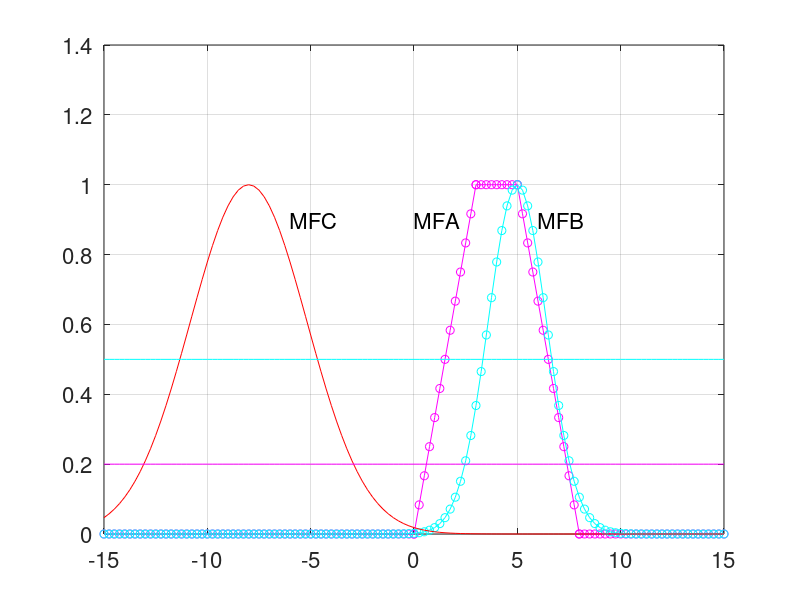

Source code (MATLAB):
% Trapezoidal membership function and Gaussian membership functions
x1=[-15:0.25:0]
y1=0*x1
x2=[0:0.25:3]
y2=1/3*x2
x3=[3:0.25:5]
y3=0*x3+1
x4=[5:0.25:8]
y4=-1/3*x4+2.6667
x5=[8:0.25:15]
y5=0*x5

xa=[x1 x2 x3 x4 x5]
ya=[y1 y2 y3 y4 y5]

xb=[-15:0.25:15]
yb=exp(-(((xb-5)/2).^2))

xc=[-15:0.25:15]
yc=exp(-(((xc+8)/4).^2))
l02=xb*0+0.2
l05=xc*0+0.5

% plot the curves
plot(xa,ya,'m-o',xb,yb,'c-o',xc,yc,'r',xb,l02,'m',xc,l05,'c')
grid on

% axis, line width, font size
set(gca,'fontsize',16)

% add descriptions to the drawn graphs
text(0,0.9,'MFA','fontsize',16)
text(6,0.9,'MFB','fontsize',16)
text(-6,0.9,'MFC','fontsize',16)
